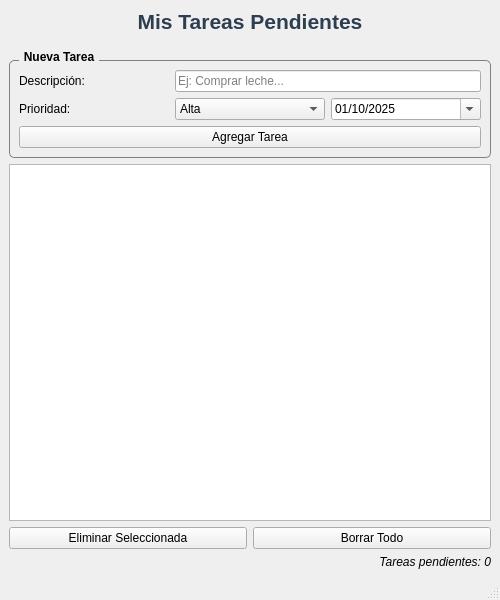
<?xml version="1.0" encoding="UTF-8"?>
<ui version="4.0">
 <class>MainWindow</class>
 <widget class="QMainWindow" name="MainWindow">
  <property name="geometry">
   <rect>
    <x>0</x>
    <y>0</y>
    <width>500</width>
    <height>600</height>
   </rect>
  </property>
  <property name="windowTitle">
   <string>Tema 15: Gestor de Tareas (To-Do List)</string>
  </property>
  <widget class="QWidget" name="centralwidget">
   <layout class="QVBoxLayout" name="verticalLayout">
    <item>
     <widget class="QLabel" name="label_titulo">
      <property name="font">
       <font>
        <pointsize>16</pointsize>
        <bold>true</bold>
       </font>
      </property>
      <property name="styleSheet">
       <string>color: #2c3e50; margin-bottom: 10px;</string>
      </property>
      <property name="text">
       <string>Mis Tareas Pendientes</string>
      </property>
      <property name="alignment">
       <set>Qt::AlignmentFlag::AlignCenter</set>
      </property>
     </widget>
    </item>
    <item>
     <widget class="QGroupBox" name="group_nueva_tarea">
      <property name="styleSheet">
       <string>QGroupBox { font-weight: bold; border: 1px solid gray; border-radius: 5px; margin-top: 10px; } QGroupBox::title { subcontrol-origin: margin; left: 10px; padding: 0 3px; }</string>
      </property>
      <property name="title">
       <string>Nueva Tarea</string>
      </property>
      <layout class="QGridLayout" name="gridLayout">
       <item row="0" column="0">
        <widget class="QLabel" name="lbl_descripcion">
         <property name="text">
          <string>Descripción:</string>
         </property>
        </widget>
       </item>
       <item row="0" column="1" colspan="2">
        <widget class="QLineEdit" name="input_tarea">
         <property name="placeholderText">
          <string>Ej: Comprar leche...</string>
         </property>
        </widget>
       </item>
       <item row="1" column="0">
        <widget class="QLabel" name="lbl_prioridad">
         <property name="text">
          <string>Prioridad:</string>
         </property>
        </widget>
       </item>
       <item row="1" column="1">
        <widget class="QComboBox" name="combo_prioridad">
         <item>
          <property name="text">
           <string>Alta</string>
          </property>
          <property name="icon">
           <iconset theme="weather-storm"/>
          </property>
         </item>
         <item>
          <property name="text">
           <string>Media</string>
          </property>
         </item>
         <item>
          <property name="text">
           <string>Baja</string>
          </property>
         </item>
        </widget>
       </item>
       <item row="1" column="2">
        <widget class="QDateEdit" name="date_limite">
         <property name="displayFormat">
          <string>dd/MM/yyyy</string>
         </property>
         <property name="calendarPopup">
          <bool>true</bool>
         </property>
         <property name="date">
          <date>
           <year>2025</year>
           <month>10</month>
           <day>1</day>
          </date>
         </property>
        </widget>
       </item>
       <item row="2" column="0" colspan="3">
        <widget class="QPushButton" name="btn_agregar">
         <property name="cursor">
          <cursorShape>PointingHandCursor</cursorShape>
         </property>
         <property name="styleSheet">
          <string notr="true"/>
         </property>
         <property name="text">
          <string>Agregar Tarea</string>
         </property>
        </widget>
       </item>
      </layout>
     </widget>
    </item>
    <item>
     <widget class="QListWidget" name="lista_tareas">
      <property name="font">
       <font>
        <pointsize>10</pointsize>
       </font>
      </property>
      <property name="alternatingRowColors">
       <bool>true</bool>
      </property>
      <property name="selectionMode">
       <enum>QAbstractItemView::SelectionMode::SingleSelection</enum>
      </property>
     </widget>
    </item>
    <item>
     <layout class="QHBoxLayout" name="horizontalLayout">
      <item>
       <widget class="QPushButton" name="btn_eliminar">
        <property name="styleSheet">
         <string notr="true"/>
        </property>
        <property name="text">
         <string>Eliminar Seleccionada</string>
        </property>
       </widget>
      </item>
      <item>
       <widget class="QPushButton" name="btn_limpiar">
        <property name="text">
         <string>Borrar Todo</string>
        </property>
       </widget>
      </item>
     </layout>
    </item>
    <item>
     <widget class="QLabel" name="lbl_contador">
      <property name="font">
       <font>
        <italic>true</italic>
       </font>
      </property>
      <property name="text">
       <string>Tareas pendientes: 0</string>
      </property>
      <property name="alignment">
       <set>Qt::AlignmentFlag::AlignRight|Qt::AlignmentFlag::AlignTrailing|Qt::AlignmentFlag::AlignVCenter</set>
      </property>
     </widget>
    </item>
   </layout>
  </widget>
  <widget class="QStatusBar" name="statusbar"/>
 </widget>
 <resources/>
 <connections/>
</ui>
